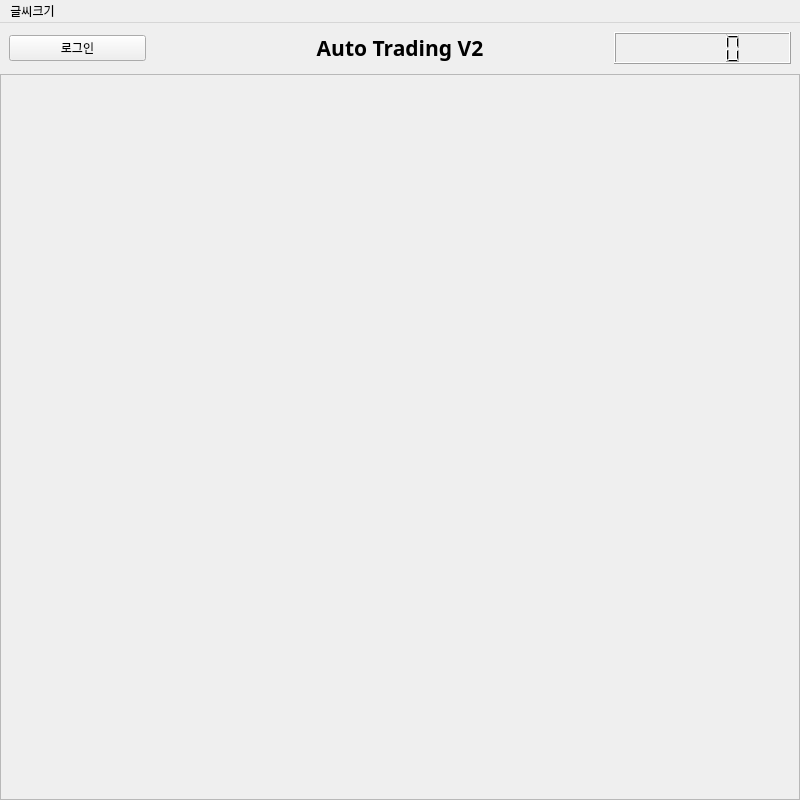
<?xml version="1.0" encoding="UTF-8"?>
<ui version="4.0">
 <class>MainWindow</class>
 <widget class="QMainWindow" name="MainWindow">
  <property name="geometry">
   <rect>
    <x>0</x>
    <y>0</y>
    <width>800</width>
    <height>800</height>
   </rect>
  </property>
  <property name="windowTitle">
   <string>MainWindow</string>
  </property>
  <widget class="QWidget" name="centralwidget">
   <layout class="QVBoxLayout" name="verticalLayout_2">
    <property name="spacing">
     <number>0</number>
    </property>
    <property name="leftMargin">
     <number>0</number>
    </property>
    <property name="topMargin">
     <number>0</number>
    </property>
    <property name="rightMargin">
     <number>0</number>
    </property>
    <property name="bottomMargin">
     <number>0</number>
    </property>
    <item>
     <layout class="QVBoxLayout" name="verticalLayout" stretch="0,0">
      <property name="spacing">
       <number>1</number>
      </property>
      <item>
       <widget class="QWidget" name="widget" native="true">
        <property name="sizePolicy">
         <sizepolicy hsizetype="Preferred" vsizetype="Fixed">
          <horstretch>0</horstretch>
          <verstretch>0</verstretch>
         </sizepolicy>
        </property>
        <property name="minimumSize">
         <size>
          <width>0</width>
          <height>50</height>
         </size>
        </property>
        <property name="maximumSize">
         <size>
          <width>16777215</width>
          <height>50</height>
         </size>
        </property>
        <layout class="QHBoxLayout" name="horizontalLayout" stretch="0,0,0">
         <item>
          <widget class="QWidget" name="login_info" native="true">
           <layout class="QHBoxLayout" name="login_info_layout">
            <property name="spacing">
             <number>0</number>
            </property>
            <property name="leftMargin">
             <number>0</number>
            </property>
            <property name="topMargin">
             <number>0</number>
            </property>
            <property name="rightMargin">
             <number>120</number>
            </property>
            <property name="bottomMargin">
             <number>0</number>
            </property>
            <item>
             <widget class="QPushButton" name="login_btn">
              <property name="text">
               <string>로그인</string>
              </property>
             </widget>
            </item>
           </layout>
          </widget>
         </item>
         <item>
          <widget class="QLabel" name="title">
           <property name="font">
            <font>
             <family>Agency FB</family>
             <pointsize>16</pointsize>
             <weight>75</weight>
             <bold>true</bold>
            </font>
           </property>
           <property name="text">
            <string>Auto Trading V2</string>
           </property>
           <property name="alignment">
            <set>Qt::AlignCenter</set>
           </property>
          </widget>
         </item>
         <item>
          <widget class="QWidget" name="widget_5" native="true">
           <layout class="QHBoxLayout" name="horizontalLayout_5">
            <property name="spacing">
             <number>0</number>
            </property>
            <property name="leftMargin">
             <number>80</number>
            </property>
            <property name="topMargin">
             <number>0</number>
            </property>
            <property name="rightMargin">
             <number>0</number>
            </property>
            <property name="bottomMargin">
             <number>0</number>
            </property>
            <item>
             <widget class="QLCDNumber" name="lcdNumber">
              <property name="sizePolicy">
               <sizepolicy hsizetype="Preferred" vsizetype="Minimum">
                <horstretch>0</horstretch>
                <verstretch>0</verstretch>
               </sizepolicy>
              </property>
             </widget>
            </item>
           </layout>
          </widget>
         </item>
        </layout>
       </widget>
      </item>
      <item>
       <widget class="QScrollArea" name="scrollArea">
        <property name="widgetResizable">
         <bool>true</bool>
        </property>
        <property name="alignment">
         <set>Qt::AlignLeading|Qt::AlignLeft|Qt::AlignVCenter</set>
        </property>
        <widget class="QWidget" name="scrollAreaWidgetContents">
         <property name="geometry">
          <rect>
           <x>0</x>
           <y>0</y>
           <width>796</width>
           <height>724</height>
          </rect>
         </property>
         <layout class="QVBoxLayout" name="verticalLayout_3">
          <property name="spacing">
           <number>20</number>
          </property>
          <property name="leftMargin">
           <number>0</number>
          </property>
          <property name="topMargin">
           <number>15</number>
          </property>
          <property name="rightMargin">
           <number>0</number>
          </property>
          <property name="bottomMargin">
           <number>0</number>
          </property>
         </layout>
        </widget>
       </widget>
      </item>
     </layout>
    </item>
   </layout>
  </widget>
  <widget class="QMenuBar" name="menuBar">
   <property name="geometry">
    <rect>
     <x>0</x>
     <y>0</y>
     <width>800</width>
     <height>21</height>
    </rect>
   </property>
   <widget class="QMenu" name="menu">
    <property name="title">
     <string>글씨크기</string>
    </property>
    <addaction name="action11px"/>
    <addaction name="separator"/>
    <addaction name="action12px"/>
    <addaction name="separator"/>
    <addaction name="action13px"/>
    <addaction name="separator"/>
    <addaction name="action14px"/>
    <addaction name="separator"/>
    <addaction name="action15px"/>
    <addaction name="separator"/>
    <addaction name="action16px"/>
    <addaction name="separator"/>
    <addaction name="action17px"/>
    <addaction name="separator"/>
    <addaction name="action18px"/>
   </widget>
   <addaction name="menu"/>
  </widget>
  <action name="action11">
   <property name="text">
    <string>10px</string>
   </property>
  </action>
  <action name="action11px">
   <property name="checkable">
    <bool>true</bool>
   </property>
   <property name="text">
    <string>11px</string>
   </property>
   <property name="statusTip">
    <string/>
   </property>
   <property name="iconVisibleInMenu">
    <bool>true</bool>
   </property>
  </action>
  <action name="action12px">
   <property name="checkable">
    <bool>true</bool>
   </property>
   <property name="text">
    <string>12px</string>
   </property>
  </action>
  <action name="action13px">
   <property name="checkable">
    <bool>true</bool>
   </property>
   <property name="checked">
    <bool>true</bool>
   </property>
   <property name="text">
    <string>13px</string>
   </property>
  </action>
  <action name="action14px">
   <property name="checkable">
    <bool>true</bool>
   </property>
   <property name="text">
    <string>14px</string>
   </property>
  </action>
  <action name="action15px">
   <property name="checkable">
    <bool>true</bool>
   </property>
   <property name="text">
    <string>15px</string>
   </property>
  </action>
  <action name="action16px">
   <property name="checkable">
    <bool>true</bool>
   </property>
   <property name="text">
    <string>16px</string>
   </property>
  </action>
  <action name="action17px">
   <property name="checkable">
    <bool>true</bool>
   </property>
   <property name="text">
    <string>17px</string>
   </property>
  </action>
  <action name="action18px">
   <property name="checkable">
    <bool>true</bool>
   </property>
   <property name="text">
    <string>18px</string>
   </property>
  </action>
 </widget>
 <resources/>
 <connections/>
</ui>
